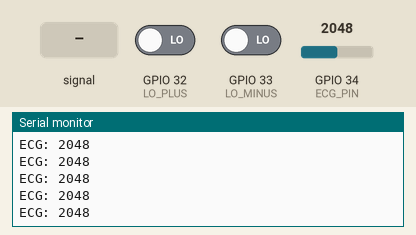
The sketch below on a simulated ESP32. Parts: the last lines printed to the serial monitor. The test bench sets the inputs (shaded band); at power-on: GPIO 32 (LO_PLUS) LOW, GPIO 34 (ECG_PIN) = 2048, GPIO 33 (LO_MINUS) LOW.

Above: at 1.2 s.
1.3 s: GPIO 34 (ECG_PIN) fed a 200 Hz sine of ±327 counts around its level
At 2.3 s:
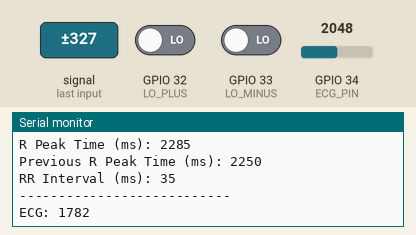
2.8 s: GPIO 32 (LO_PLUS) driven HIGH
At 3.76 s:
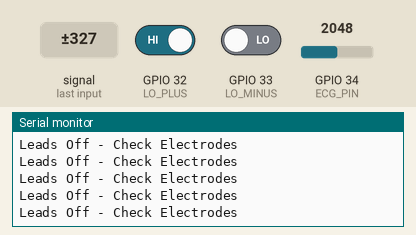
4.7 s: GPIO 32 (LO_PLUS) driven LOW
At 5.2 s:
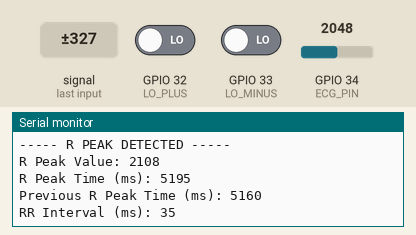
6.2 s: GPIO 34 (ECG_PIN) set to 2140
At 6.9 s:
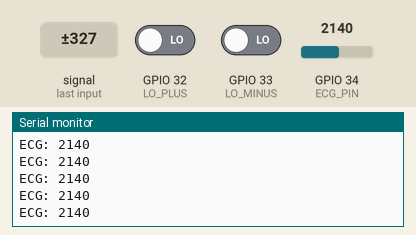
7.7 s: GPIO 34 (ECG_PIN) fed a 1000 Hz sine of ±1023 counts around its level
At 8.7 s:
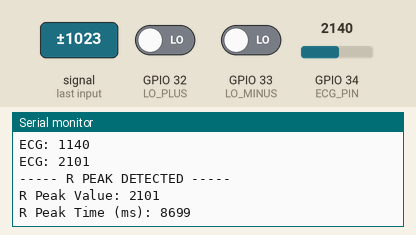
9.2 s: GPIO 34 (ECG_PIN) set to 2866
At 9.7 s:
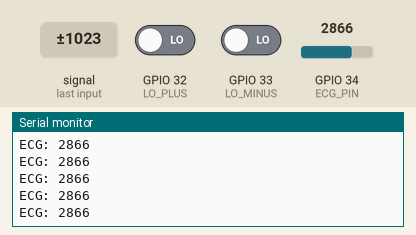
Timing chart, 0 to 11.7 s (numbered marks = the images above; inputs shaded):
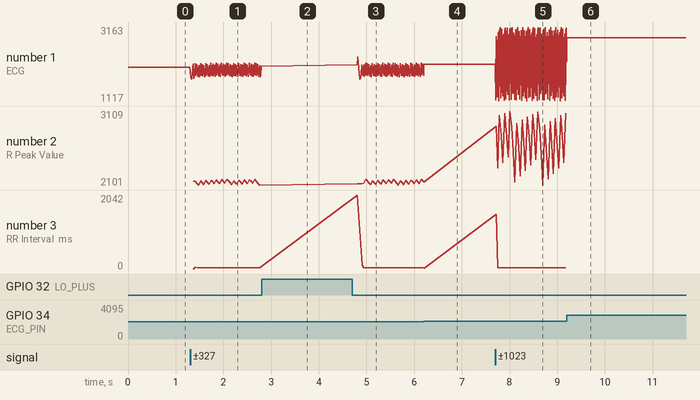

Measured:
- after the input at 1.3 s, the serial monitor: prints a new line at once (image 1)
- plotted number 1: 2048 → 2074 after the input at 1.3 s

The sketch:

ecg.ino
```cpp
#define ECG_PIN 34
#define LO_PLUS 32
#define LO_MINUS 33

int threshold = 2100;

int ecgValue = 0;
int prevValue = 0;

unsigned long rPeakTime = 0;        // current R peak time
unsigned long prevRPeakTime = 0;    // previous R peak time
unsigned long rrInterval = 0;       // time between peaks

void setup()
{
  Serial.begin(115200);

  pinMode(ECG_PIN, INPUT);
  pinMode(LO_PLUS, INPUT);
  pinMode(LO_MINUS, INPUT);

  Serial.println("ECG System Ready");
}

void loop()
{
  // electrode check
  if(digitalRead(LO_PLUS) || digitalRead(LO_MINUS))
  {
    Serial.println("Leads Off - Check Electrodes");
    delay(200);
    return;
  }

  ecgValue = analogRead(ECG_PIN);

  Serial.print("ECG: ");
  Serial.println(ecgValue);

  // detect R peak
  if(ecgValue > threshold && prevValue <= threshold)
  {
    rPeakTime = millis();

    if(prevRPeakTime != 0)
    {
      rrInterval = rPeakTime - prevRPeakTime;
    }

    Serial.println("----- R PEAK DETECTED -----");

    Serial.print("R Peak Value: ");
    Serial.println(ecgValue);

    Serial.print("R Peak Time (ms): ");
    Serial.println(rPeakTime);

    Serial.print("Previous R Peak Time (ms): ");
    Serial.println(prevRPeakTime);

    Serial.print("RR Interval (ms): ");
    Serial.println(rrInterval);

    Serial.println("---------------------------");

    prevRPeakTime = rPeakTime;
  }

  prevValue = ecgValue;

  delay(5);
}
```
